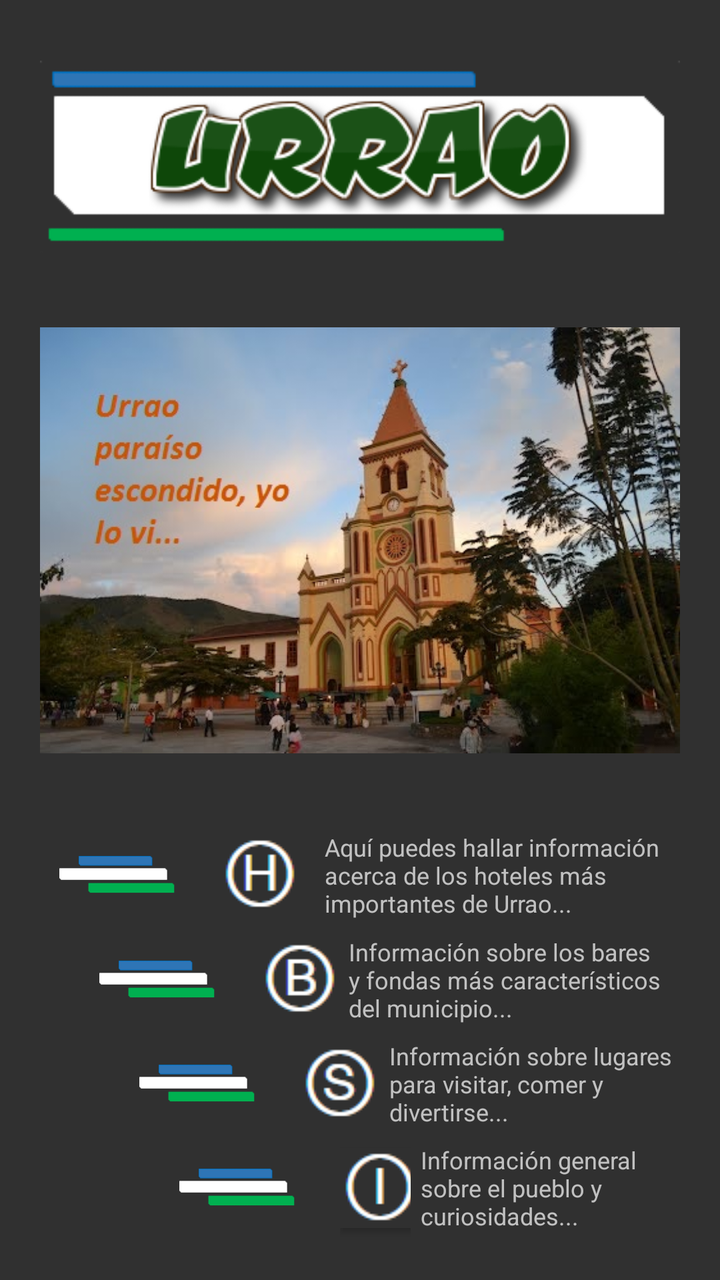
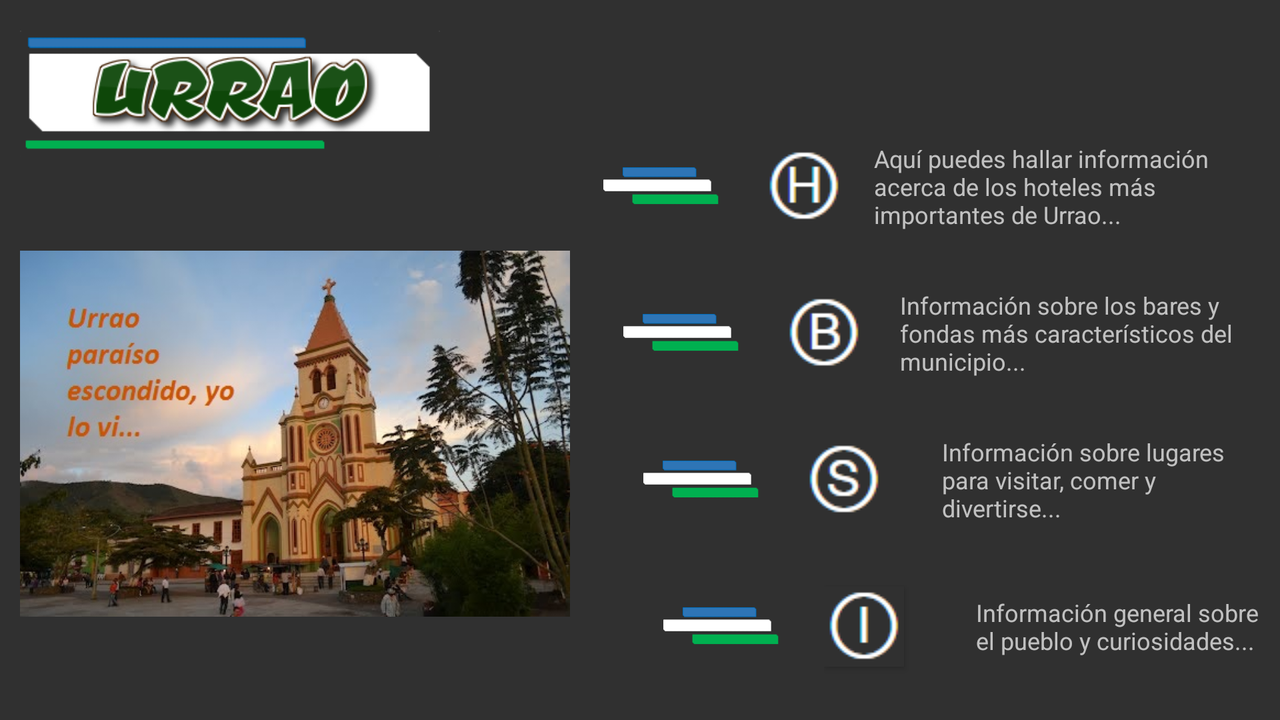

Compare how this app lays out the same screen by default and in its alternative resource folder. The renders come first, then the two layout files and the values they reference.
<!-- AndroidManifest.xml: application theme Theme.AppCompat.DialogWhenLarge -->
<!-- res/layout/urrao_main_menu.xml -->
<?xml version="1.0" encoding="utf-8"?>
<LinearLayout xmlns:android="http://schemas.android.com/apk/res/android"
    android:orientation="vertical" android:layout_width="match_parent"
    android:layout_height="match_parent"
    android:layout_margin="20dp">

    <LinearLayout
        android:layout_width="fill_parent"
        android:layout_height="fill_parent"
        android:layout_weight="0.8"
        android:orientation="vertical"
        android:layout_marginBottom="8dp">

        <LinearLayout
            android:layout_width="fill_parent"
            android:layout_height="fill_parent"
            android:layout_weight="0.8"
            android:gravity="center">

            <ImageView
                android:layout_width="wrap_content"
                android:layout_height="wrap_content"
                android:src="@drawable/title_urrao"
                />
            </LinearLayout>
        <ImageView
            android:layout_width="wrap_content"
            android:layout_height="wrap_content"
            android:layout_weight="0.2"
            android:src="@drawable/urrao_iglesia_portada_texto"

            />
        </LinearLayout>

    <LinearLayout
        android:layout_width="fill_parent"
        android:layout_height="fill_parent"
        android:layout_weight="1.5"
        android:orientation="vertical">

        <LinearLayout
            android:layout_width="fill_parent"
            android:layout_height="fill_parent"
            android:layout_weight="1">

            <LinearLayout
                style="@style/Button_part1_main_menu"
                >

                <ImageView
                    android:layout_width="80dp"
                    android:layout_height="25dp"
                    android:src="@drawable/button_main"
                    />

                <LinearLayout
                    android:layout_width="fill_parent"
                    android:layout_height="fill_parent"
                    android:gravity="left|center"
                    android:layout_marginLeft="10dp"
                    >

                    <Button
                        android:layout_width="40dp"
                        android:layout_height="40dp"
                        android:background="@drawable/h"
                        android:onClick="onHclicked"
                        />

                    </LinearLayout>

            </LinearLayout>

            <LinearLayout
                android:layout_width="fill_parent"
                android:layout_height="fill_parent"
                android:layout_weight="0.6"
                android:gravity="center"
                android:layout_marginLeft="5dp">

                <TextView
                    android:layout_width="wrap_content"
                    android:layout_height="wrap_content"
                    android:text="@string/hotels_description"
                    android:textAlignment="inherit"
                    android:textSize="12dp"/>

            </LinearLayout>

        </LinearLayout>

        <LinearLayout
            android:layout_width="fill_parent"
            android:layout_height="fill_parent"
            android:layout_weight="1">

            <LinearLayout
                style="@style/Button_part1_main_menu"
                >

                <LinearLayout
                    android:layout_width="20dp"
                    android:layout_height="fill_parent"></LinearLayout>

                <ImageView
                    android:layout_width="80dp"
                    android:layout_height="25dp"
                    android:src="@drawable/button_main"
                    />

                <LinearLayout
                    android:layout_width="fill_parent"
                    android:layout_height="fill_parent"
                    android:layout_marginLeft="10dp"
                    android:gravity="left|center"
                    >

                    <Button
                        android:layout_width="40dp"
                        android:layout_height="40dp"
                        android:background="@drawable/b"
                        android:onClick="onBclicked"
                        />

                </LinearLayout>

            </LinearLayout>

            <LinearLayout
                android:layout_width="fill_parent"
                android:layout_height="fill_parent"
                android:layout_weight="0.7"
                android:gravity="center"
                android:layout_marginLeft="5dp">

                <TextView
                    android:layout_width="wrap_content"
                    android:layout_height="wrap_content"
                    android:text="@string/bars_description"
                    android:textAlignment="inherit"
                    android:textSize="12dp"/>

            </LinearLayout>

        </LinearLayout>

        <LinearLayout
            android:layout_width="fill_parent"
            android:layout_height="fill_parent"
            android:layout_weight="1">

            <LinearLayout
                style="@style/Button_part1_main_menu"
                >

                <LinearLayout
                    android:layout_width="40dp"
                    android:layout_height="fill_parent"></LinearLayout>

                <ImageView
                    android:layout_width="80dp"
                    android:layout_height="25dp"
                    android:src="@drawable/button_main"
                    />

                <LinearLayout
                    android:layout_width="fill_parent"
                    android:layout_height="fill_parent"
                    android:layout_marginLeft="10dp"
                    android:gravity="left|center"
                    >

                    <Button
                        android:layout_width="40dp"
                        android:layout_height="40dp"
                        android:background="@drawable/s"
                        android:onClick="onSclicked"
                        />

                </LinearLayout>

            </LinearLayout>

            <LinearLayout
                android:layout_width="fill_parent"
                android:layout_height="fill_parent"
                android:layout_weight="0.9"
                android:gravity="center"
                android:layout_marginLeft="5dp">

                <TextView
                    android:layout_width="wrap_content"
                    android:layout_height="wrap_content"
                    android:text="@string/sites_description"
                    android:textAlignment="inherit"
                    android:textSize="12dp"/>

            </LinearLayout>

        </LinearLayout>

        <LinearLayout
            android:layout_width="fill_parent"
            android:layout_height="fill_parent"
            android:layout_weight="1">

            <LinearLayout
                style="@style/Button_part1_main_menu"
                >

                <LinearLayout
                    android:layout_width="60dp"
                    android:layout_height="fill_parent"></LinearLayout>

                <ImageView
                    android:layout_width="80dp"
                    android:layout_height="25dp"
                    android:src="@drawable/button_main"
                    />

                <LinearLayout
                    android:layout_width="fill_parent"
                    android:layout_height="fill_parent"
                    android:layout_marginLeft="10dp"
                    android:gravity="left|center"
                    >

                    <Button
                        android:layout_width="40dp"
                        android:layout_height="40dp"
                        android:background="@drawable/i"
                        android:onClick="onIclicked"
                        />

                </LinearLayout>
            </LinearLayout>

            <LinearLayout
                android:layout_width="fill_parent"
                android:layout_height="fill_parent"
                android:layout_weight="1.1"
                android:gravity="center"
                android:layout_marginLeft="5dp">

                <TextView
                    android:layout_width="wrap_content"
                    android:layout_height="wrap_content"
                    android:text="@string/town_description"
                    android:textAlignment="inherit"
                    android:textSize="12dp"/>

            </LinearLayout>

        </LinearLayout>

    </LinearLayout>

</LinearLayout>
<!-- resources referenced by this layout -->
<resources>
  <!-- drawable b: png bitmap (drawable, 1562 bytes) -->
  <!-- drawable button_main: png bitmap (drawable, 690 bytes) -->
  <!-- drawable h: png bitmap (drawable, 1345 bytes) -->
  <!-- drawable i: png bitmap (drawable, 1248 bytes) -->
  <!-- drawable s: png bitmap (drawable, 1776 bytes) -->
  <!-- drawable title_urrao: png bitmap (drawable, 16595 bytes) -->
  <!-- drawable urrao_iglesia_portada_texto: jpg bitmap (drawable, 67739 bytes) -->
  <string name="bars_description">Información sobre los bares y fondas más característicos del municipio...</string>
  <string name="hotels_description">Aquí puedes hallar información acerca de los hoteles más importantes de Urrao...</string>
  <string name="sites_description">Información sobre lugares para visitar, comer y divertirse...</string>
  <string name="town_description">Información general sobre el pueblo y curiosidades...</string>
  <style name="Button_part1_main_menu" parent="Theme.AppCompat.Light.DarkActionBar">
          <item name="android:layout_width">fill_parent</item>
          <item name="android:layout_height">fill_parent</item>
          <item name="android:layout_weight">0.8</item>
          <item name="android:gravity">left|center</item>
      </style>
</resources>
<!-- res/layout-land/urrao_main_menu.xml (the repository's variant of the layout above) -->
<!-- drawn on the phone turned sideways -->
<?xml version="1.0" encoding="utf-8"?>
<LinearLayout xmlns:android="http://schemas.android.com/apk/res/android"
    android:orientation="horizontal" android:layout_width="match_parent"
    android:layout_height="match_parent"
    android:layout_margin="10dp">

    <LinearLayout
        android:layout_width="fill_parent"
        android:layout_height="fill_parent"
        android:layout_weight="1.8"
        android:orientation="vertical"
        android:layout_marginRight="7dp">

        <LinearLayout
            android:layout_width="fill_parent"
            android:layout_height="fill_parent"
            android:layout_weight="0.8"
            android:gravity="left">

            <ImageView
                android:layout_width="210dp"
                android:layout_height="wrap_content"
                android:src="@drawable/title_urrao"
                />
        </LinearLayout>
        <ImageView
            android:layout_width="wrap_content"
            android:layout_height="wrap_content"
            android:layout_weight="0.2"
            android:src="@drawable/urrao_iglesia_portada_texto"

            />
    </LinearLayout>

    <LinearLayout
        android:layout_width="fill_parent"
        android:layout_height="fill_parent"
        android:layout_weight="1.5"
        android:orientation="vertical">

        <LinearLayout
            android:layout_width="fill_parent"
            android:layout_height="fill_parent"
            android:layout_weight="1.1"></LinearLayout>

        <LinearLayout
            android:layout_width="fill_parent"
            android:layout_height="fill_parent"
            android:layout_weight="1">

            <LinearLayout
                style="@style/Button_part1_main_menu"

                >


                <ImageView
                    android:layout_width="80dp"
                    android:layout_height="25dp"
                    android:src="@drawable/button_main"
                    />

                <LinearLayout
                    android:layout_width="fill_parent"
                    android:layout_height="fill_parent"
                    android:gravity="left|center"
                    android:layout_marginLeft="10dp"
                    >

                    <Button
                        android:layout_width="40dp"
                        android:layout_height="40dp"
                        android:background="@drawable/h"
                        />

                </LinearLayout>

            </LinearLayout>

            <LinearLayout
                android:layout_width="fill_parent"
                android:layout_height="fill_parent"
                android:layout_weight="0.6"
                android:gravity="center">

                <TextView
                    android:layout_width="wrap_content"
                    android:layout_height="wrap_content"
                    android:text="@string/hotels_description"
                    android:textAlignment="inherit"
                    android:textSize="12dp"/>

            </LinearLayout>

        </LinearLayout>

        <LinearLayout
            android:layout_width="fill_parent"
            android:layout_height="fill_parent"
            android:layout_weight="1">

            <LinearLayout
                style="@style/Button_part1_main_menu"
                >

                <LinearLayout
                    android:layout_width="10dp"
                    android:layout_height="fill_parent"></LinearLayout>

                <ImageView
                    android:layout_width="80dp"
                    android:layout_height="25dp"
                    android:src="@drawable/button_main"
                    />

                <LinearLayout
                    android:layout_width="fill_parent"
                    android:layout_height="fill_parent"
                    android:layout_marginLeft="10dp"
                    android:gravity="left|center"
                    >

                    <Button
                        android:layout_width="40dp"
                        android:layout_height="40dp"
                        android:background="@drawable/b"
                        />

                </LinearLayout>

            </LinearLayout>

            <LinearLayout
                android:layout_width="fill_parent"
                android:layout_height="fill_parent"
                android:layout_weight="0.7"
                android:gravity="center">

                <TextView
                    android:layout_width="wrap_content"
                    android:layout_height="wrap_content"
                    android:text="@string/bars_description"
                    android:textAlignment="inherit"
                    android:textSize="12dp"/>

            </LinearLayout>

        </LinearLayout>

        <LinearLayout
            android:layout_width="fill_parent"
            android:layout_height="fill_parent"
            android:layout_weight="1">

            <LinearLayout
                style="@style/Button_part1_main_menu"
                >

                <LinearLayout
                    android:layout_width="20dp"
                    android:layout_height="fill_parent"></LinearLayout>

                <ImageView
                    android:layout_width="80dp"
                    android:layout_height="25dp"
                    android:src="@drawable/button_main"
                    />

                <LinearLayout
                    android:layout_width="fill_parent"
                    android:layout_height="fill_parent"
                    android:layout_marginLeft="10dp"
                    android:gravity="left|center"
                    >

                    <Button
                        android:layout_width="40dp"
                        android:layout_height="40dp"
                        android:background="@drawable/s"
                        />

                </LinearLayout>

            </LinearLayout>

            <LinearLayout
                android:layout_width="fill_parent"
                android:layout_height="fill_parent"
                android:layout_weight="0.9"
                android:gravity="center">

                <TextView
                    android:layout_width="wrap_content"
                    android:layout_height="wrap_content"
                    android:text="@string/sites_description"
                    android:textAlignment="inherit"
                    android:textSize="12dp"/>

            </LinearLayout>

        </LinearLayout>

        <LinearLayout
            android:layout_width="fill_parent"
            android:layout_height="fill_parent"
            android:layout_weight="1">

            <LinearLayout
                style="@style/Button_part1_main_menu"
                >


                <LinearLayout
                    android:layout_width="30dp"
                    android:layout_height="fill_parent"></LinearLayout>

                <ImageView
                    android:layout_width="80dp"
                    android:layout_height="25dp"
                    android:src="@drawable/button_main"
                    />

                <LinearLayout
                    android:layout_width="fill_parent"
                    android:layout_height="fill_parent"
                    android:layout_marginLeft="10dp"
                    android:gravity="left|center"
                    >

                    <Button
                        android:layout_width="40dp"
                        android:layout_height="40dp"
                        android:background="@drawable/i"
                        />

                </LinearLayout>
            </LinearLayout>

            <LinearLayout
                android:layout_width="fill_parent"
                android:layout_height="fill_parent"
                android:layout_weight="1.1"
                android:gravity="center">

                <TextView
                    android:layout_width="wrap_content"
                    android:layout_height="wrap_content"
                    android:text="@string/town_description"
                    android:textAlignment="inherit"
                    android:textSize="12dp"/>

            </LinearLayout>

        </LinearLayout>

    </LinearLayout>

</LinearLayout>
